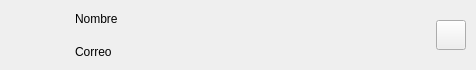
<?xml version="1.0" encoding="UTF-8"?>
<ui version="4.0">
 <class>WidgetFriend</class>
 <widget class="QWidget" name="WidgetFriend">
  <property name="geometry">
   <rect>
    <x>0</x>
    <y>0</y>
    <width>476</width>
    <height>70</height>
   </rect>
  </property>
  <property name="minimumSize">
   <size>
    <width>0</width>
    <height>50</height>
   </size>
  </property>
  <property name="maximumSize">
   <size>
    <width>16777215</width>
    <height>70</height>
   </size>
  </property>
  <property name="windowTitle">
   <string>Form</string>
  </property>
  <layout class="QHBoxLayout" name="horizontalLayout">
   <property name="spacing">
    <number>15</number>
   </property>
   <property name="leftMargin">
    <number>10</number>
   </property>
   <property name="topMargin">
    <number>10</number>
   </property>
   <property name="rightMargin">
    <number>10</number>
   </property>
   <property name="bottomMargin">
    <number>10</number>
   </property>
   <item>
    <widget class="QLabel" name="label">
     <property name="minimumSize">
      <size>
       <width>0</width>
       <height>50</height>
      </size>
     </property>
     <property name="maximumSize">
      <size>
       <width>50</width>
       <height>50</height>
      </size>
     </property>
     <property name="text">
      <string/>
     </property>
     <property name="pixmap">
      <pixmap resource="resource.qrc">:/images/user.png</pixmap>
     </property>
     <property name="scaledContents">
      <bool>true</bool>
     </property>
     <property name="alignment">
      <set>Qt::AlignmentFlag::AlignCenter</set>
     </property>
    </widget>
   </item>
   <item>
    <layout class="QVBoxLayout" name="verticalLayout">
     <item>
      <widget class="QLabel" name="label_nombres">
       <property name="text">
        <string>Nombre</string>
       </property>
      </widget>
     </item>
     <item>
      <widget class="QLabel" name="label_correo">
       <property name="text">
        <string>Correo</string>
       </property>
      </widget>
     </item>
    </layout>
   </item>
   <item>
    <widget class="QPushButton" name="pushButton_eliminar">
     <property name="sizePolicy">
      <sizepolicy hsizetype="Fixed" vsizetype="Fixed">
       <horstretch>0</horstretch>
       <verstretch>0</verstretch>
      </sizepolicy>
     </property>
     <property name="minimumSize">
      <size>
       <width>30</width>
       <height>30</height>
      </size>
     </property>
     <property name="maximumSize">
      <size>
       <width>30</width>
       <height>30</height>
      </size>
     </property>
     <property name="text">
      <string/>
     </property>
     <property name="icon">
      <iconset theme="QIcon::ThemeIcon::EditDelete"/>
     </property>
    </widget>
   </item>
  </layout>
 </widget>
 <resources>
  <include location="resource.qrc"/>
 </resources>
 <connections/>
</ui>
